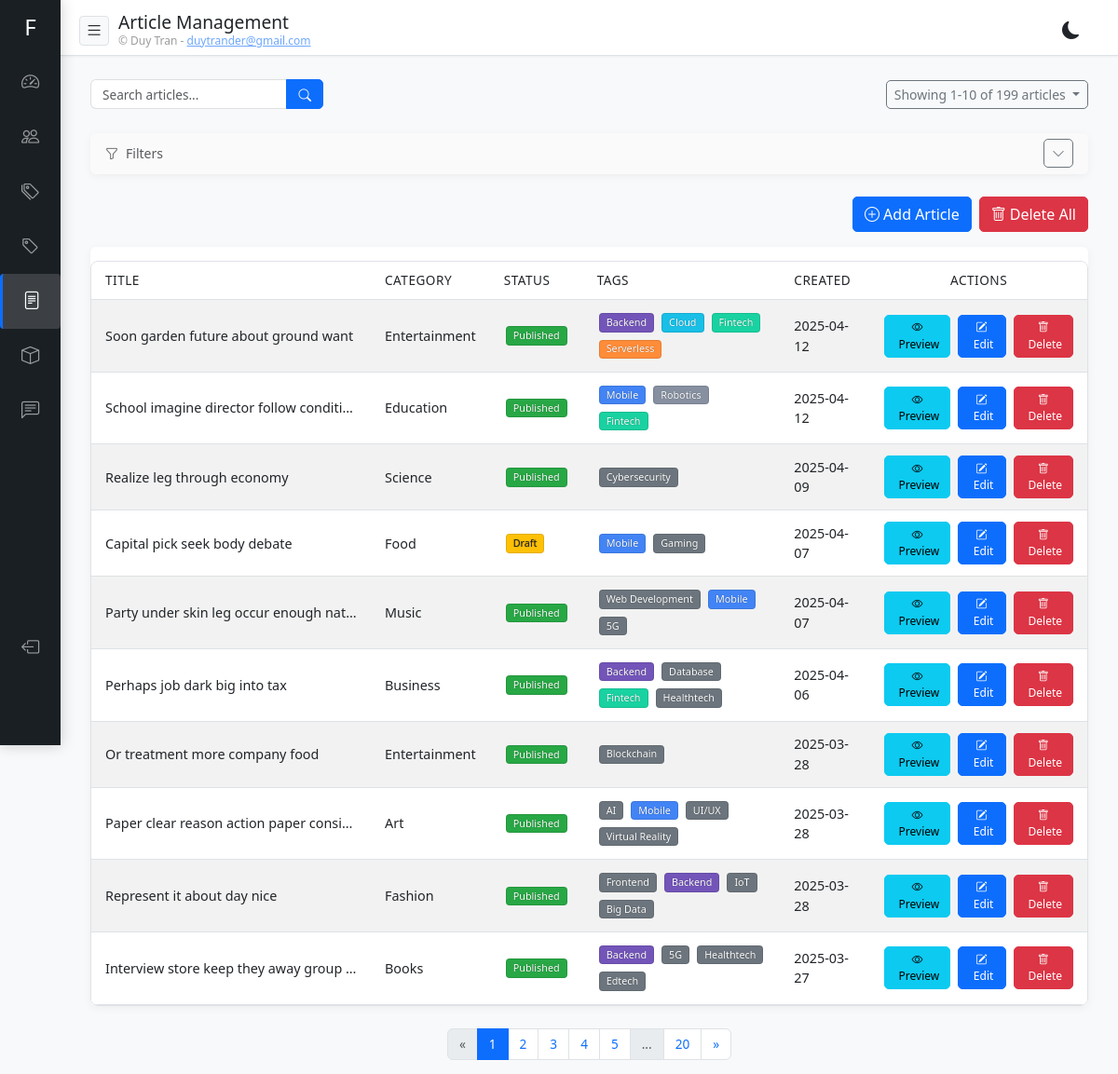
The page /admin/articles/ (signed in) on the database as committed earlier.
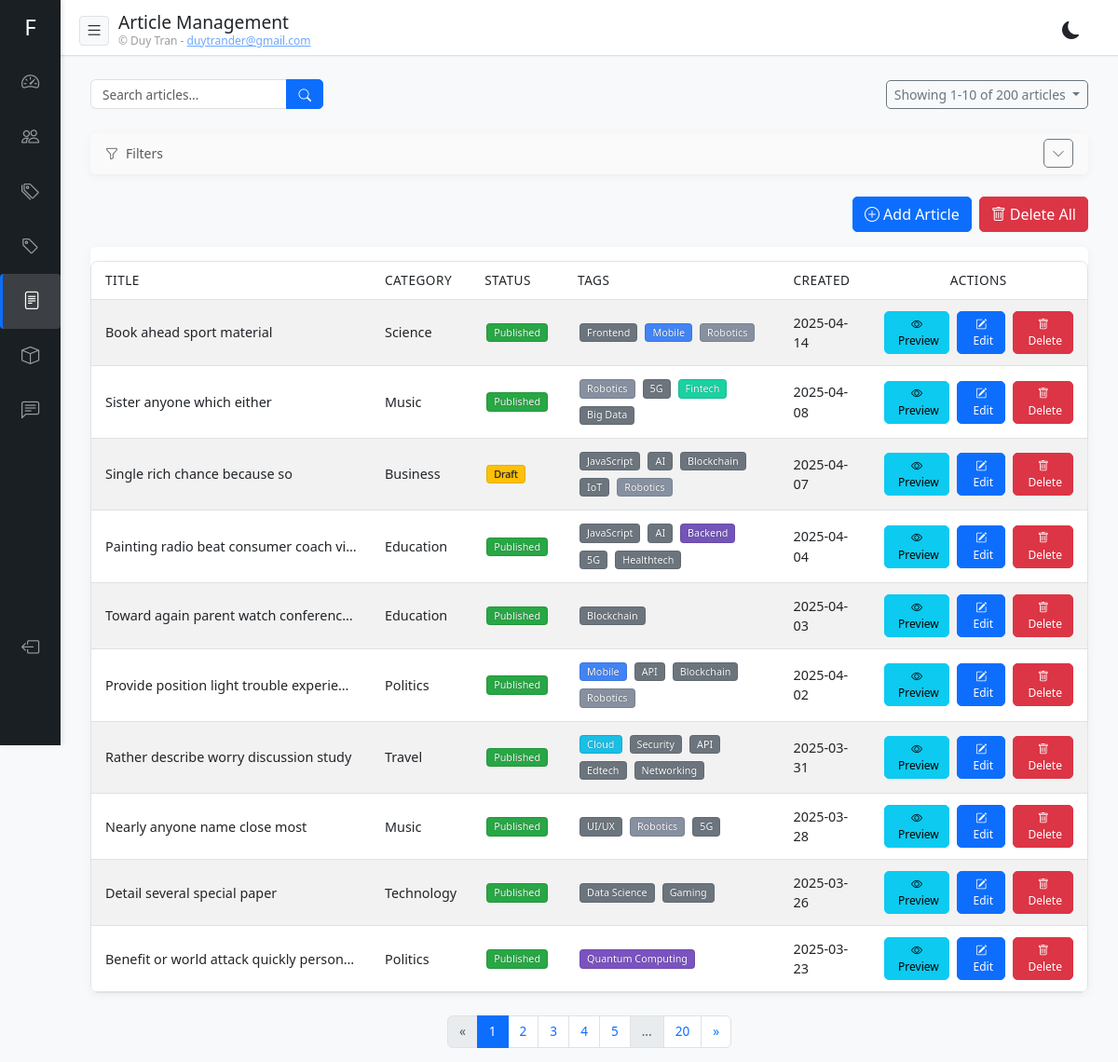
The same page on the database as committed later.
### app/models.py (models this page shows)
class ArticleBase(SQLModel):
    title: str = Field(max_length=200)
    content: str
    published: bool = Field(default=False)
    featured_image: Optional[str] = Field(default=None, max_length=500)
    excerpt: Optional[str] = None
    footer_content: Optional[str] = None
    views: int = Field(default=0)
    category_id: int = Field(foreign_key="category.id")
    author_id: int = Field(foreign_key="user.id")
    slug: Optional[str] = Field(default=None, max_length=200, index=True, unique=True)

class Article(ArticleBase, table=True):
    id: Optional[int] = Field(default=None, primary_key=True)
    created_at: datetime = Field(default_factory=datetime.utcnow)
    updated_at: datetime = Field(default_factory=datetime.utcnow, sa_column_kwargs={"onupdate": datetime.utcnow})
    category: Category = Relationship(back_populates="articles")
    author: User = Relationship(back_populates="articles")
    comments: List["Comment"] = Relationship(back_populates="article")
    tags: List["Tag"] = Relationship(back_populates="articles", link_model=ArticleTagLink)
    products: List["Product"] = Relationship(back_populates="articles", link_model=ProductArticleLink)

class CategoryBase(SQLModel):
    name: str = Field(max_length=100, index=True, unique=True)
    description: Optional[str] = None

class Category(CategoryBase, table=True):
    id: Optional[int] = Field(default=None, primary_key=True)
    created_at: datetime = Field(default_factory=datetime.utcnow)
    updated_at: datetime = Field(default_factory=datetime.utcnow, sa_column_kwargs={"onupdate": datetime.utcnow})
    articles: List["Article"] = Relationship(back_populates="category")

class TagBase(SQLModel):
    name: str = Field(max_length=50, index=True, unique=True)

class Tag(TagBase, table=True):
    id: Optional[int] = Field(default=None, primary_key=True)
    created_at: datetime = Field(default_factory=datetime.utcnow)
    updated_at: datetime = Field(default_factory=datetime.utcnow, sa_column_kwargs={"onupdate": datetime.utcnow})
    articles: List["Article"] = Relationship(back_populates="tags", link_model=ArticleTagLink)

### app/routers/articles.py (the view)
@router.get("/", response_class=HTMLResponse)
async def admin_articles(
    request: Request,
    q: str = None,
    page: int = 1,
    page_size: int = 10,
    category_id: Optional[str] = None,
    author_id: Optional[str] = None,
    tag_id: Optional[str] = None,
    status: Optional[str] = None,
    date_from: Optional[str] = None,
    date_to: Optional[str] = None,
    db: Session = Depends(get_db)
):
    user = await get_user_from_cookie(request, db)
    if not user or not user.is_superuser:
        return RedirectResponse(url="/admin/login", status_code=303)
    query = select(Article).options(
        selectinload(Article.category),
        selectinload(Article.author),
        selectinload(Article.tags)
    )
    applied_filters = 0
    if q:
        search_term = f"%{q}%"
        query = query.where(
            Article.title.ilike(search_term) |
            Article.content.ilike(search_term)
        )
    if category_id and category_id.isdigit():
        query = query.where(Article.category_id == int(category_id))
        applied_filters += 1
    if author_id and author_id.isdigit():
        query = query.where(Article.author_id == int(author_id))
        applied_filters += 1
    if tag_id and tag_id.isdigit():
        tag_id_int = int(tag_id)
        query = query.join(ArticleTagLink).where(ArticleTagLink.tag_id == tag_id_int)
        applied_filters += 1
    if status:
        if status == 'published':
            query = query.where(Article.published == True)
            applied_filters += 1
        elif status == 'draft':
            query = query.where(Article.published == False)
            applied_filters += 1
    from datetime import datetime
    if date_from:
        try:
            from_date = datetime.strptime(date_from, '%Y-%m-%d')
            query = query.where(Article.created_at >= from_date)
            applied_filters += 1
        except ValueError:
            pass
    if date_to:
        try:
            to_date = datetime.strptime(date_to, '%Y-%m-%d')
            to_date = to_date.replace(hour=23, minute=59, second=59)
            query = query.where(Article.created_at <= to_date)
            applied_filters += 1
        except ValueError:
            pass
    count_query = select(func.count()).select_from(query.subquery())
    total_records = db.execute(count_query).scalar_one()
    total_pages = (total_records + page_size - 1) // page_size
    page = max(1, min(page, total_pages) if total_pages > 0 else 1)
    offset = (page - 1) * page_size
    paginated_query = query.order_by(desc(Article.created_at)).offset(offset).limit(page_size)
    articles = db.execute(
        paginated_query
    ).unique().scalars().all()
    categories = db.execute(select(Category)).scalars().all()
    from app.models import User
    authors = db.execute(select(User)).scalars().all()
    tags = db.execute(select(Tag)).scalars().all()
    return templates.TemplateResponse(
        "admin/articles/index.html",
        {
            "request": request,
            "articles": articles,
            "pagination": {
                "page": page,
                "page_size": page_size,
                "total_pages": total_pages,
                "total_records": total_records,
                "has_prev": page > 1,
                "has_next": page < total_pages
            },
            "user": user,
            "query": q,
            "message": request.query_params.get("message"),
            "categories": categories,
            "authors": authors,
            "tags": tags,
            "filter_category_id": category_id,
            "filter_author_id": author_id,
            "filter_tag_id": tag_id,
            "filter_status": status,
            "filter_date_from": date_from,
            "filter_date_to": date_to,
            "applied_filters": applied_filters
        }
    )

### templates/admin/articles/index.html (shortened to what the changed rows need)
{% extends "admin/base.html" %}  {% block header_title %}Article Management{% endblock %} {% block
content %}
<div class="container-fluid">
  <div class="row mb-3">
    {% if pagination and pagination.total_records > 0 %}
    <div class="col-12 col-md-6 d-flex justify-content-md-end align-items-center mt-2 mt-md-0">
      {% set item_name = 'articles' %}
      {% set url_path = '/admin/articles' %}
      {% include "admin/components/pagination_info.html" %}
    </div>
    {% endif %}
  </div>
  <div class="row">
    <div class="col-12">
       {% if articles %}
      <div class="d-none d-lg-block mb-4">
        <div class="card">
          <div class="card-body p-0">
            <div class="table-responsive">
              <table class="table table-striped table-hover table-compact mb-0">
                <thead>
                  <tr>
                    <th class="border-bottom">Title</th>
                    <th class="border-bottom">Category</th>
                    <th class="border-bottom">Status</th>
                    <th class="border-bottom">Tags</th>
                    <th class="border-bottom">Created</th>
                    <th class="border-bottom text-center">Actions</th>
                  </tr>
                </thead>
                <tbody>
                  {% for article in articles %}
                  <tr>
                    <td
                      class="align-middle text-truncate"
                      style="max-width: 300px"
                      title="{{ article.title }}"
                    >
                      <span class="fw-medium">{{ article.title }}</span>
                    </td>
                    <td class="align-middle">
                      {{ article.category.name }}
                    </td>
                    <td class="align-middle">
                      {% if article.published %}
                      <span class="badge published-badge">Published</span>
                      {% else %}
                      <span class="badge draft-badge">Draft</span>
                      {% endif %}
                    </td>
                    <td class="align-middle">
                      <div class="d-flex flex-wrap gap-1">
                        {% if article.tags %} {% for tag in article.tags %}
                        <span
                          class="badge bg-secondary badge-{{ tag.name|lower|replace(' ', '-') }}"
                        >
                          {{ tag.name }}
                        </span>
                        {% endfor %} {% endif %}
                      </div>
                    </td>
                    <td class="align-middle">{{ article.created_at.strftime('%Y-%m-%d') }}</td>
                    <td class="align-middle text-center">
                      <div class="d-flex gap-2 justify-content-center">
                        <button
                          type="button"
                          class="btn btn-sm btn-info preview-button"
                          data-id="{{ article.id }}"
                          data-title="{{ article.title }}"
                          data-category="{{ article.category.name }}"
                          data-excerpt="{{ article.excerpt or '' }}"
                          data-image="{{ article.featured_image or '' }}"
                          data-published="{% if article.published %}true{% else %}false{% endif %}"
                          title="Preview"
                        >
                          <i class="bi bi-eye"></i>
                          <span class="d-none d-md-inline-block ms-1">Preview</span>
                        </button>
                        <a
                          href="/admin/articles/{{ article.id }}/edit"
                          class="btn btn-sm btn-primary"
                          title="Edit"
                        >
                          <i class="bi bi-pencil-square"></i>
                          <span class="d-none d-md-inline-block ms-1">Edit</span>
                        </a>
                        <button
                          type="button"
                          class="btn btn-sm btn-danger"
                          data-bs-toggle="modal"
                          data-bs-target="#deleteModal{{ article.id }}"
                          title="Delete"
                        >
                          <i class="bi bi-trash"></i>
                          <span class="d-none d-md-inline-block ms-1">Delete</span>
                        </button>
                      </div>
                    </td>
                  </tr>
                  {% endfor %}
                </tbody>
              </table>
            </div>
          </div>
        </div>
      </div>
      {% endif %}
      <div class="pagination-container">
        {% set url_path = '/admin/articles' %}
        {% include "admin/components/pagination.html" %}
      </div>
    </div>
  </div>
</div>
{% endblock %}

Rows that differ between the two databases and show on the page:
no longer on this page (row edited): Article: title "Soon garden future about ground want", category.name "Entertainment", published "Published", created_at "2025-04-12", Tag (name "Backend"), Tag (name "Cloud"), Tag (name "Fintech")
no longer on this page (row edited): Tag: name "Serverless", shown under "Soon garden future about ground want"
no longer on this page (row edited): Article: title "School imagine director follow conditi…", category.name "Education", published "Published", created_at "2025-04-12", Tag (name "Mobile"), Tag (name "Robotics"), Tag (name "Fintech")
no longer on this page (row edited): Article: title "Realize leg through economy", category.name "Science", published "Published", created_at "2025-04-09"
no longer on this page (row edited): Tag: name "Cybersecurity", shown under "Realize leg through economy"
no longer on this page (row edited): Article: title "Capital pick seek body debate", category.name "Food", published "Draft", created_at "2025-04-07", Tag (name "Mobile"), Tag (name "Gaming")
no longer on this page (row edited): Article: title "Party under skin leg occur enough nat…", category.name "Music", published "Published", created_at "2025-04-07", Tag (name "Mobile"), Tag (name "5G")
no longer on this page (row edited): Tag: name "Web Development", shown under "Music"
no longer on this page (row edited): Article: title "Perhaps job dark big into tax", category.name "Business", published "Published", created_at "2025-04-06", Tag (name "Backend"), Tag (name "Fintech"), Tag (name "Healthtech")
no longer on this page (row edited): Tag: name "Database", shown under "Perhaps job dark big into tax"
no longer on this page (row edited): Article: title "Or treatment more company food", category.name "Entertainment", published "Published", created_at "2025-03-28", Tag (name "Blockchain")
removed Article: title "Paper clear reason action paper consi…", category.name "Art", published "Published", created_at "2025-03-28", Tag (name "AI"), Tag (name "Mobile"), Tag (name "UI/UX")
no longer on this page (row edited): Article: title "Represent it about day nice", category.name "Fashion", published "Published", created_at "2025-03-28", Tag (name "Frontend"), Tag (name "Backend"), Tag (name "IoT"), Tag (name "Big Data")
no longer on this page (row edited): Article: title "Interview store keep they away group…", category.name "Books", published "Published", created_at "2025-03-27", Tag (name "Backend"), Tag (name "5G"), Tag (name "Healthtech"), Tag (name "Edtech")
now on this page (row edited): Article: title "Book ahead sport material", category.name "Science", published "Published", created_at "2025-04-14", Tag (name "Frontend"), Tag (name "Mobile"), Tag (name "Robotics")
now on this page (row edited): Article: title "Sister anyone which either", category.name "Music", published "Published", created_at "2025-04-08", Tag (name "Robotics"), Tag (name "5G"), Tag (name "Fintech"), Tag (name "Big Data")
now on this page (row edited): Article: title "Single rich chance because so", category.name "Business", published "Draft", created_at "2025-04-07", Tag (name "AI"), Tag (name "Blockchain"), Tag (name "IoT"), Tag (name "Robotics")
now on this page (row edited): Tag: name "JavaScript"
now on this page (row edited): Article: title "Painting radio beat consumer coach vi…", category.name "Education", published "Published", created_at "2025-04-04", Tag (name "AI"), Tag (name "Backend"), Tag (name "5G"), Tag (name "Healthtech")
now on this page (row edited): Article: title "Toward again parent watch conferenc…", category.name "Education", published "Published", created_at "2025-04-03", Tag (name "Blockchain")
now on this page (row edited): Article: title "Provide position light trouble experie…", category.name "Politics", published "Published", created_at "2025-04-02", Tag (name "Mobile"), Tag (name "Blockchain"), Tag (name "Robotics")
now on this page (row edited): Tag: name "API"
now on this page (row edited): Article: title "Rather describe worry discussion study", category.name "Travel", published "Published", created_at "2025-03-31", Tag (name "Cloud"), Tag (name "Edtech")
now on this page (row edited): Tag: name "Security", shown under "Rather describe worry discussion study"
now on this page (row edited): Tag: name "Networking", shown under "Rather describe worry discussion study"
now on this page (row edited): Article: title "Nearly anyone name close most", category.name "Music", published "Published", created_at "2025-03-28", Tag (name "UI/UX"), Tag (name "Robotics"), Tag (name "5G")
added Article: title "Detail several special paper", category.name "Technology", published "Published", created_at "2025-03-26", Tag (name "Gaming")
changed Article: loses Tag (name "Virtual Reality"); gains Tag (name "Data Science")
now on this page (row edited): Article: title "Benefit or world attack quickly person…", category.name "Politics", published "Published", created_at "2025-03-23"
now on this page (row edited): Tag: name "Quantum Computing", shown under "Politics"
Other text that changed with them:
{{ pagination.total_records }}: "199" → "200"
